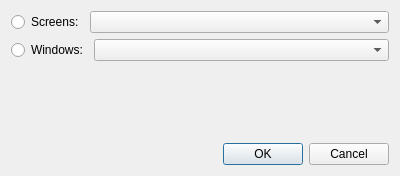
<?xml version="1.0" encoding="UTF-8"?>
<ui version="4.0">
 <class>CDlgScreenCapture</class>
 <widget class="QDialog" name="CDlgScreenCapture">
  <property name="geometry">
   <rect>
    <x>0</x>
    <y>0</y>
    <width>400</width>
    <height>176</height>
   </rect>
  </property>
  <property name="windowTitle">
   <string>Capture</string>
  </property>
  <layout class="QGridLayout" name="gridLayout">
   <item row="0" column="0">
    <layout class="QHBoxLayout" name="horizontalLayout">
     <item>
      <widget class="QRadioButton" name="rbScreens">
       <property name="text">
        <string>Screens:</string>
       </property>
      </widget>
     </item>
     <item>
      <widget class="QComboBox" name="cbScreen">
       <property name="sizePolicy">
        <sizepolicy hsizetype="Expanding" vsizetype="Fixed">
         <horstretch>0</horstretch>
         <verstretch>0</verstretch>
        </sizepolicy>
       </property>
      </widget>
     </item>
    </layout>
   </item>
   <item row="1" column="0">
    <layout class="QHBoxLayout" name="horizontalLayout_2">
     <item>
      <widget class="QRadioButton" name="rbWindows">
       <property name="text">
        <string>Windows:</string>
       </property>
      </widget>
     </item>
     <item>
      <widget class="QComboBox" name="cbWindow">
       <property name="sizePolicy">
        <sizepolicy hsizetype="Expanding" vsizetype="Fixed">
         <horstretch>0</horstretch>
         <verstretch>0</verstretch>
        </sizepolicy>
       </property>
      </widget>
     </item>
    </layout>
   </item>
   <item row="2" column="0">
    <spacer name="verticalSpacer">
     <property name="orientation">
      <enum>Qt::Orientation::Vertical</enum>
     </property>
     <property name="sizeHint" stdset="0">
      <size>
       <width>20</width>
       <height>64</height>
      </size>
     </property>
    </spacer>
   </item>
   <item row="3" column="0">
    <widget class="QDialogButtonBox" name="buttonBox">
     <property name="orientation">
      <enum>Qt::Orientation::Horizontal</enum>
     </property>
     <property name="standardButtons">
      <set>QDialogButtonBox::StandardButton::Cancel|QDialogButtonBox::StandardButton::Ok</set>
     </property>
    </widget>
   </item>
  </layout>
 </widget>
 <resources/>
 <connections>
  <connection>
   <sender>buttonBox</sender>
   <signal>accepted()</signal>
   <receiver>CDlgScreenCapture</receiver>
   <slot>accept()</slot>
   <hints>
    <hint type="sourcelabel">
     <x>248</x>
     <y>254</y>
    </hint>
    <hint type="destinationlabel">
     <x>157</x>
     <y>274</y>
    </hint>
   </hints>
  </connection>
  <connection>
   <sender>buttonBox</sender>
   <signal>rejected()</signal>
   <receiver>CDlgScreenCapture</receiver>
   <slot>reject()</slot>
   <hints>
    <hint type="sourcelabel">
     <x>316</x>
     <y>260</y>
    </hint>
    <hint type="destinationlabel">
     <x>286</x>
     <y>274</y>
    </hint>
   </hints>
  </connection>
 </connections>
</ui>
